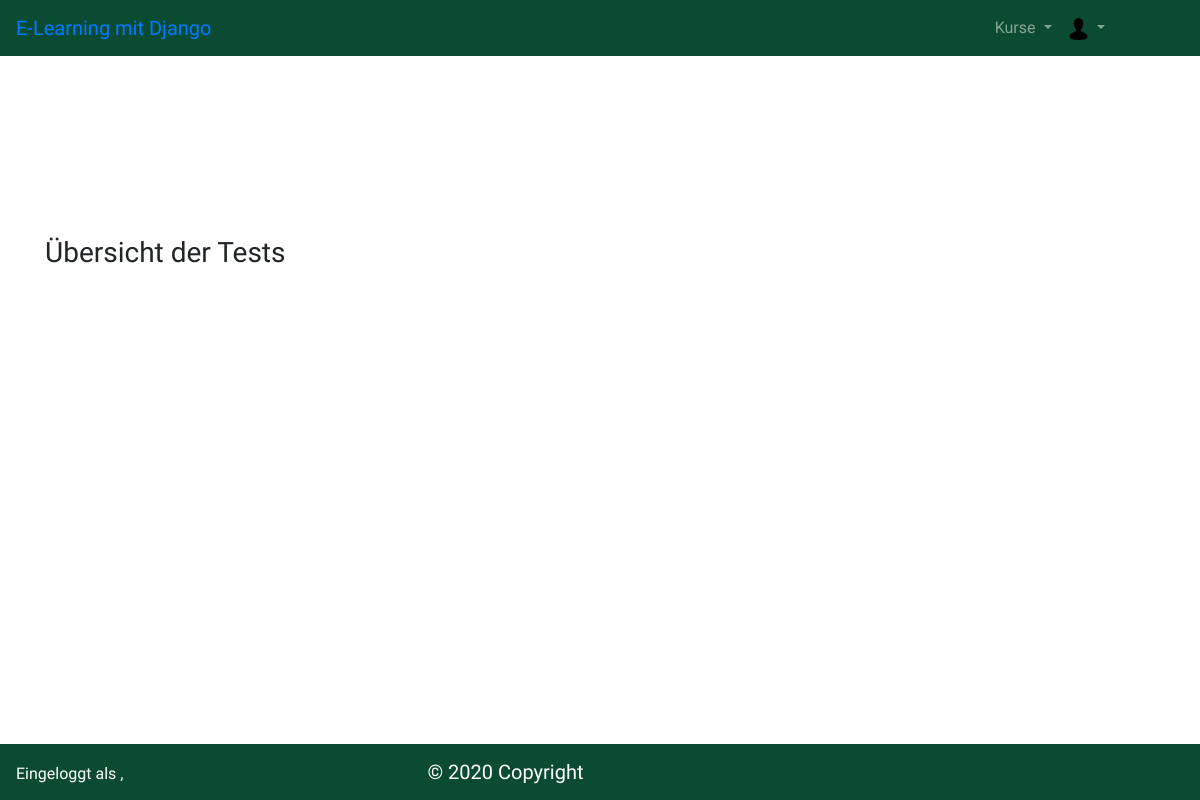
Before: /appelearning/overview/course/tests/ with the older database file.
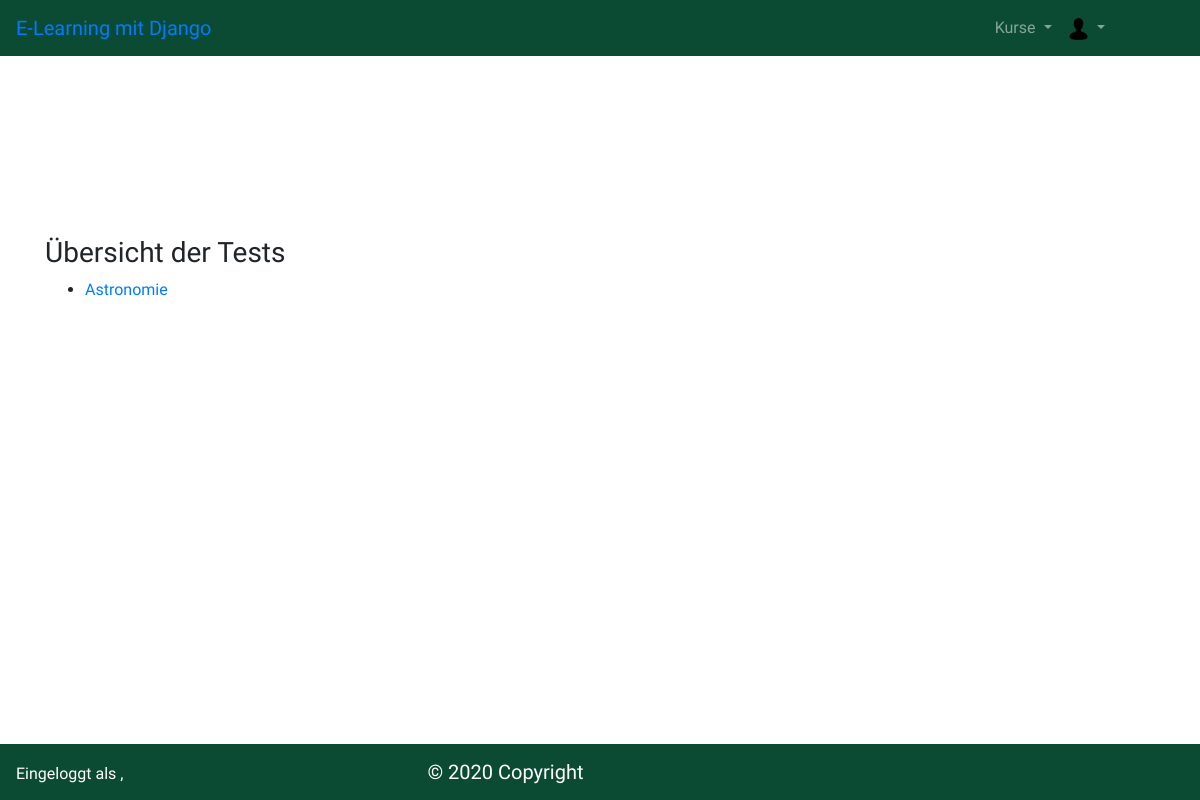
After: the same page with the newer database file.
### appelearning/models.py (models this page shows, shortened)
class MultipleChoiceTest(models.Model):
    test_name = models.CharField(max_length= 50)
    test_description = models.CharField(max_length=500)

### appelearning/views.py (the view)
# urls.py: path('/overview/course/tests/', views.ShowTestsView.as_view(), name="alltests"),
class ShowTestsView(generic.ListView):
    template_name = 'appelearning/all_tests.html'
    model = MultipleChoiceTest
    context_object_name = 'test_list'

### appelearning/templates/appelearning/all_tests.html (shortened to what this page needs)
<!DOCTYPE html>
<html lang="en">
<head>
    {% load static %}
    <link rel= "stylesheet" type="text/css" href="{% static 'appelearning/css/bootstrap.min.css' %}">
    <link rel="stylesheet" type="text/css" href="{% static 'appelearning/css/style.css' %}">
</head>
<body>
    <nav class="navbar navbar-expand-lg navbar-dark bg-dark">
        <span class="navbar-brand mb-0 h1">
            <a href="{% url 'appelearning:overview' %}"> E-Learning mit Django </a>
        </span>
        <span style="color: white !important; margin-left: 65% !important">
            <ul class="navbar-nav mr-auto">
                <li class="nav-item dropdown">
                    <a class="nav-link dropdown-toggle" href="#" id="navbarDropdown" role="button" data-toggle="dropdown" aria-haspopup="true" aria-expanded="false">
                        Kurse
                    </a>
                </li>
                <li class="nav-item dropdown">
                    <a class="nav-link dropdown-toggle" href="#" id="navbarDropdown" role="button" data-toggle="dropdown" aria-haspopup="true" aria-expanded="false">
                        <img src="{% static 'appelearning/images/user-icon.png' %}" width="20%">
                    </a>
                </li>
            </ul>
        </span>
    </nav>
    <div class="container" style="margin-top: 22.5vh;">
        <div class="row">
            <div class="col-sm-12">
                <h3> Übersicht der Tests</h3>
                    {% if test_list %}
                    <ul>
                        {% for test in test_list %}
                        <li>
                            <p>
                                <a href="{% url 'appelearning:testprofile' test.id %}"> {{test.test_name}} </a> <br />
                            </p>
                        </li>
                        {% empty %}
                        <p> Es sind keine Einträge verfügbar </p>
                        {% endfor %}
                    </ul>
                    {% endif %}
            </div>
        </div>
    </div>
    <footer class="footer-copyright fixed-bottom navbar-dark bg-dark py-2">
        <span style="color: white !important; margin-left: 1em !important;">
            Eingeloggt als {{user.last_name}}, {{user.first_name}}
        </span>
        <span class="navbar-brand mb-0 text-center" style="margin-left: 15em !important;">
                © 2020 Copyright
        </span>
    </footer>
</body>
</html>

Changed rows visible on the page:
added MultipleChoiceTest: test_name "Astronomie"
